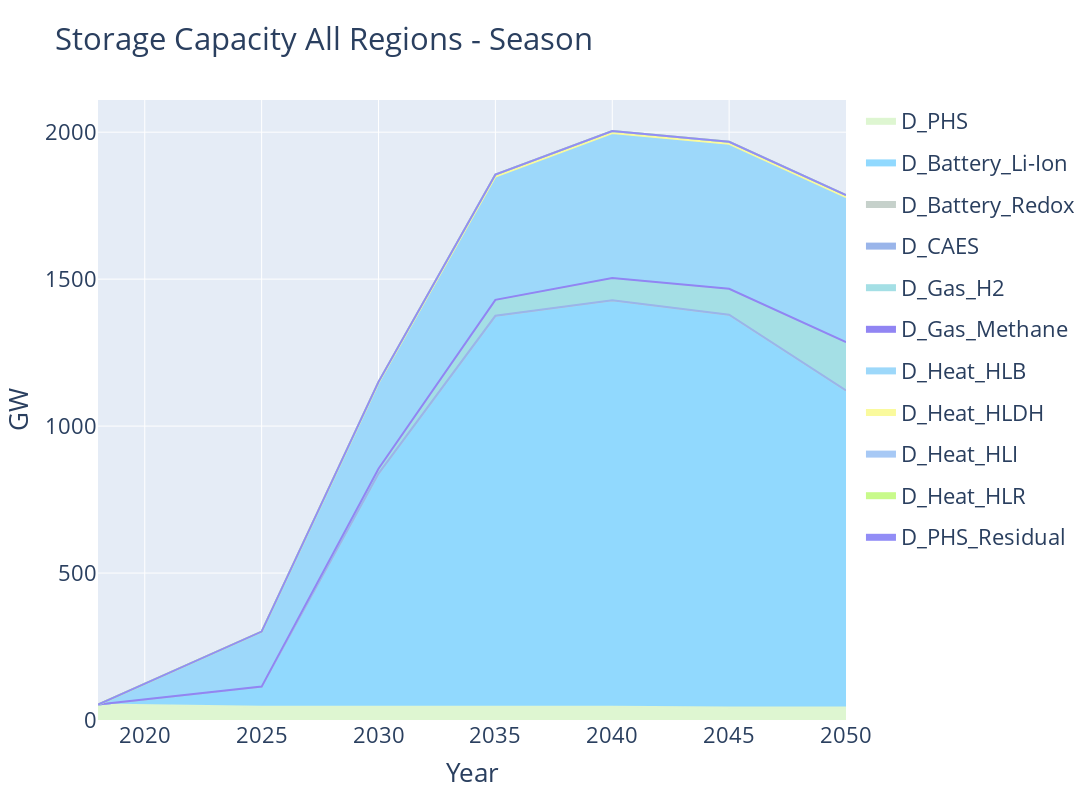

The code cell stored with this chart in its notebook:
### Code cell
storage_capacity_plotter = StackedQuantityEvolutionFacilitator(sol_path=SOLUTION_FILEPATH, region="All")

relevant_data = storage_capacity_plotter.get_relevant_data()
#relevant_data.filter_by_containing_string(column="Technology", identifier="D_")
#relevant_data.filter_by_list(column="Technology", by_filter=["D_Heat_HLDH", "D_Heat_HLI", "D_Heat_HLB", 
#                                                             "D_Battery_Li-Ion", "D_Battery_Redox", "D_Heat_HLR"])
relevant_data.filter_by_containing_string(column="Technology", identifier="D_")
relevant_data.aggreagate_all_by_sum(column_to_aggregate="Region", aggregated_entry_name="All", column_to_sum="Value")

fig = storage_capacity_plotter.plot(relevant_data)

fig.update_layout(
    width=1400,
    height=800,
    title="Storage Capacity All Regions" + TITLE_ADDON,
    yaxis_title="GW",
    xaxis_title="Year",
)

#if WRITE_IMAGE:
fig.write_image("StorageProductionAllRegions.pdf" + TITLE_ADDON.replace(" ", "") + ".png")

fig.show()

### Figure 1 — Plotly figure (JSON) as saved in the notebook; plotly's stock layout.template omitted (floating-point values rounded to 4 significant figures)
{"data": [{"fillcolor": "#def6d1", "legendgroup": "D_PHS", "line": {"color": "#def6d1"}, "mode": "lines", "name": "D_PHS", "showlegend": true, "stackgroup": "one", "type": "scatter", "x": [2018, 2025, 2030, 2035, 2040, 2045, 2050], "y": [52.66, 45.46, 45.46, 45.46, 45.46, 42.72, 42.72]}, {"fillcolor": "#91d9fe", "legendgroup": "D_Battery_Li-Ion", "line": {"color": "#91d9fe"}, "mode": "lines", "name": "D_Battery_Li-Ion", "showlegend": true, "stackgroup": "one", "type": "scatter", "x": [2018, 2025, 2030, 2035, 2040, 2045, 2050], "y": [0, 68.16, 792.8, 1330.0, 1382.0, 1336.0, 1079.0]}, {"fillcolor": "#c6d1cb", "legendgroup": "D_Battery_Redox", "line": {"color": "#c6d1cb"}, "mode": "lines", "name": "D_Battery_Redox", "showlegend": true, "stackgroup": "one", "type": "scatter", "x": [2018, 2025, 2030, 2035, 2040, 2045, 2050], "y": [0, 0, 0, 0, 0, 0, 0]}, {"fillcolor": "#9ab5ea", "legendgroup": "D_CAES", "line": {"color": "#9ab5ea"}, "mode": "lines", "name": "D_CAES", "showlegend": true, "stackgroup": "one", "type": "scatter", "x": [2018, 2025, 2030, 2035, 2040, 2045, 2050], "y": [0, 0, 0, 0, 0, 0, 0]}, {"fillcolor": "#a4dfe5", "legendgroup": "D_Gas_H2", "line": {"color": "#a4dfe5"}, "mode": "lines", "name": "D_Gas_H2", "showlegend": true, "stackgroup": "one", "type": "scatter", "x": [2018, 2025, 2030, 2035, 2040, 2045, 2050], "y": [0, 0, 16.61, 54.2, 76.0, 88.06, 164.3]}, {"fillcolor": "#9185f3", "legendgroup": "D_Gas_Methane", "line": {"color": "#9185f3"}, "mode": "lines", "name": "D_Gas_Methane", "showlegend": true, "stackgroup": "one", "type": "scatter", "x": [2018, 2025, 2030, 2035, 2040, 2045, 2050], "y": [0, 0, 0, 0, 0, 0, 0]}, {"fillcolor": "#9dd8fa", "legendgroup": "D_Heat_HLB", "line": {"color": "#9dd8fa"}, "mode": "lines", "name": "D_Heat_HLB", "showlegend": true, "stackgroup": "one", "type": "scatter", "x": [2018, 2025, 2030, 2035, 2040, 2045, 2050], "y": [0, 187.3, 291.0, 414.8, 488.2, 488.2, 488.2]}, {"fillcolor": "#fafa9d", "legendgroup": "D_Heat_HLDH", "line": {"color": "#fafa9d"}, "mode": "lines", "name": "D_Heat_HLDH", "showlegend": true, "stackgroup": "one", "type": "scatter", "x": [2018, 2025, 2030, 2035, 2040, 2045, 2050], "y": [0, 0, 1.408, 5.106, 5.106, 5.106, 5.106]}, {"fillcolor": "#a7c9f5", "legendgroup": "D_Heat_HLI", "line": {"color": "#a7c9f5"}, "mode": "lines", "name": "D_Heat_HLI", "showlegend": true, "stackgroup": "one", "type": "scatter", "x": [2018, 2025, 2030, 2035, 2040, 2045, 2050], "y": [0, 0, 3.305, 6.873, 6.961, 6.961, 6.961]}, {"fillcolor": "#c8fa8a", "legendgroup": "D_Heat_HLR", "line": {"color": "#c8fa8a"}, "mode": "lines", "name": "D_Heat_HLR", "showlegend": true, "stackgroup": "one", "type": "scatter", "x": [2018, 2025, 2030, 2035, 2040, 2045, 2050], "y": [0, 0, 0, 0, 0, 0, 0]}, {"fillcolor": "#928df6", "legendgroup": "D_PHS_Residual", "line": {"color": "#928df6"}, "mode": "lines", "name": "D_PHS_Residual", "showlegend": true, "stackgroup": "one", "type": "scatter", "x": [2018, 2025, 2030, 2035, 2040, 2045, 2050], "y": [0, 0, 0, 0, 0, 0, 0]}], "layout": {"barmode": "stack", "font": {"size": 22}, "height": 800, "title": {"text": "Storage Capacity All Regions - Season"}, "width": 1400, "xaxis": {"title": {"text": "Year"}}, "yaxis": {"title": {"text": "GW"}}}}
